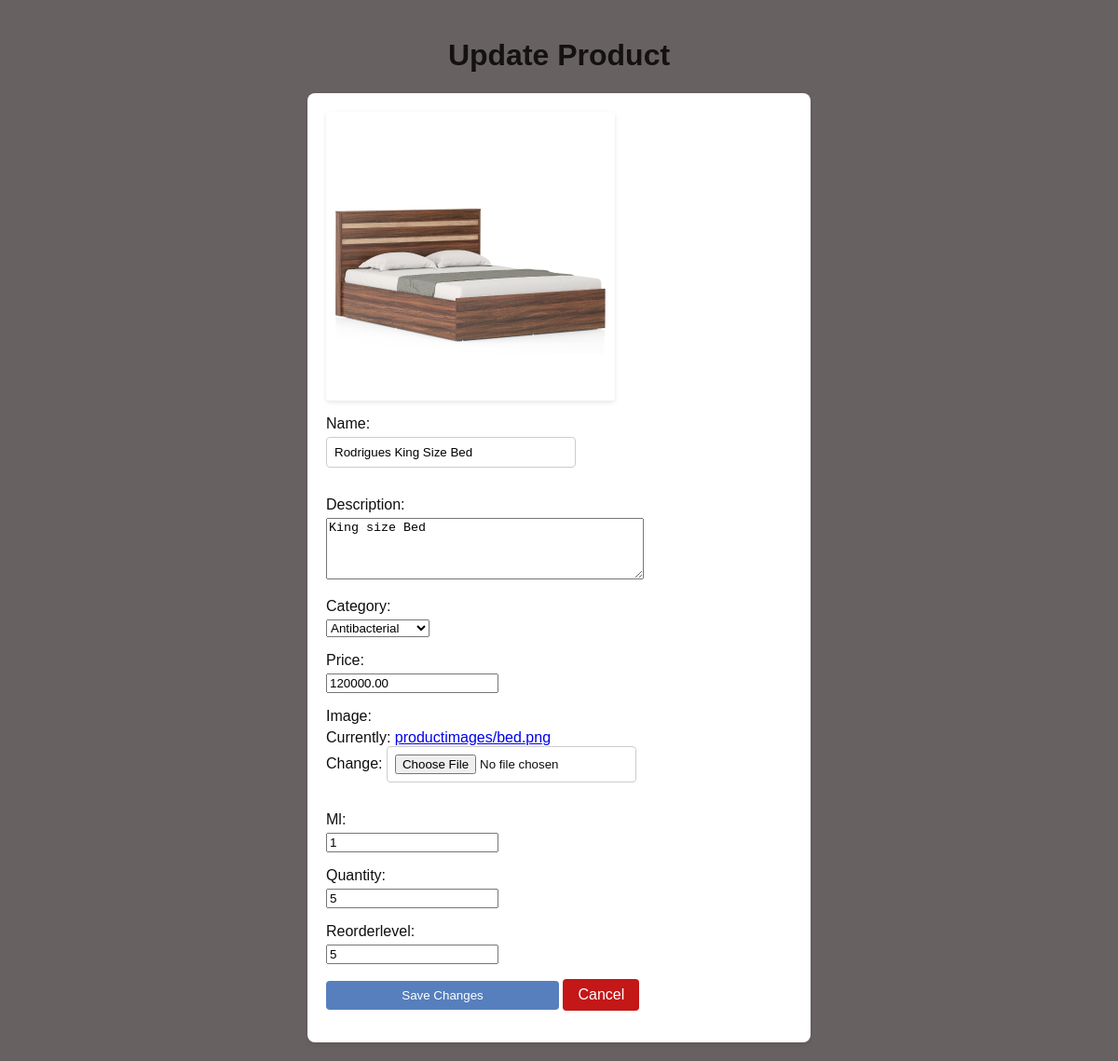
The app's page /edit_product/18/ with its own data.
### handwash/models.py (models this page shows, shortened)
class Product(models.Model):
    name = models.CharField(max_length=255)
    description = models.TextField()
    category =models.ForeignKey(Category,on_delete=models.CASCADE)
    price = models.DecimalField(max_digits=10, decimal_places=2)
    image = models.ImageField(upload_to='productimages/')
    is_active = models.BooleanField(default=True)
    ml=models.IntegerField()
    quantity = models.IntegerField(default=0)
    reorderlevel = models.IntegerField(default=0)  # Add the reorderlevel field

class Category(models.Model):
    name=models.CharField(max_length=250)
    def __str__(self):
        return self.name

### handwash/views.py (the view)
# urls.py: path('edit_product/<int:product_id>/', views.edit_product, name='edit_product'),
def edit_product(request, product_id):
    product_to_edit = get_object_or_404(Product, pk=product_id)
    if request.method == 'POST':
        form = ProductForm(request.POST, request.FILES, instance=product_to_edit)
        if form.is_valid():
            form.save()
            return redirect('adminpage')  # Redirect to the user page
    else:
        form = ProductForm(instance=product_to_edit)
    return render(request, 'edit_product.html', {'form': form, 'product': product_to_edit})

### handwash/forms.py
class ProductForm(forms.ModelForm):
    class Meta:
        model = Product
        fields = ['name', 'description','category', 'price', 'image','ml', 'quantity', 'reorderlevel']
        widgets={
            "name":forms.TextInput(attrs={"class":"form-control"}),
            "price":forms.NumberInput(attrs={"class":"form-control"}),
            "category":forms.Select(attrs={"class":"form-control"}),
            "quantity":forms.NumberInput(attrs={"class":"form-control"}),
            "ml":forms.NumberInput(attrs={"class":"form-control"}),
            "reorderlevel":forms.NumberInput(attrs={"class":"form-control"}),
            "description":forms.Textarea(attrs={"class":"form-control","rows":"4","wrap":"hard"}),
            "image":forms.ClearableFileInput(attrs={"class": "form-control"}),
        }

### handwash/templates/edit_product.html (shortened to what this page needs)
<!DOCTYPE html>
<html>
<head>
</head>
<body>
    <h1>Update Product</h1>
    <form method="post" enctype="multipart/form-data">
        <div>
            {% if product.image %}
                <img src="{{ product.image.url }}" alt="Product Image">
            {% else %}
                <p>No image available</p>
            {% endif %}
        </div>
        {{ form.as_p }}
        <input type="submit" value="Save Changes">
        <a href="{% url 'adminpage' %}" class="cancel-link">Cancel</a>
    </form>
</body>
</html>

### handwash/templates/edit_product.html (style rules this page uses)
body { font-family: Arial, sans-serif; background-color: #686161; margin: 0; padding: 20px; }
h1 { color: #131111; text-align: center; }
form { max-width: 500px; margin: 0 auto; background: #fff; padding: 20px; border-radius: 8px; box-shadow: 0 2px 5px rgba(0,0,0,0.1); }
label { display: block; margin-bottom: 5px; }
input[type="text"], input[type="file"], input[type="submit"] { width: 50%; padding: 8px; margin-bottom: 15px; border-radius: 4px; border: 1px solid #ccc; }
input[type="submit"] { background-color: #577fbd; color: white; border: none; cursor: pointer; }
img { max-width: 100%; height: auto; display: block; margin-bottom: 15px; border-radius: 4px; box-shadow: 0 2px 5px rgba(0,0,0,0.1); }
p { color: #0f0f0f; }
.cancel-link { display: inline-block; text-decoration: none; padding: 8px 16px; margin-right: 10px; border-radius: 4px; background-color: #c41717; color: #fff; transition: background-color 0.3s; }

### records on screen
Product: image (picture), name "Rodrigues King Size Bed", description "King size Bed", category "Antibacterial", price "120000.00", ml "1", quantity "5", reorderlevel "5"
